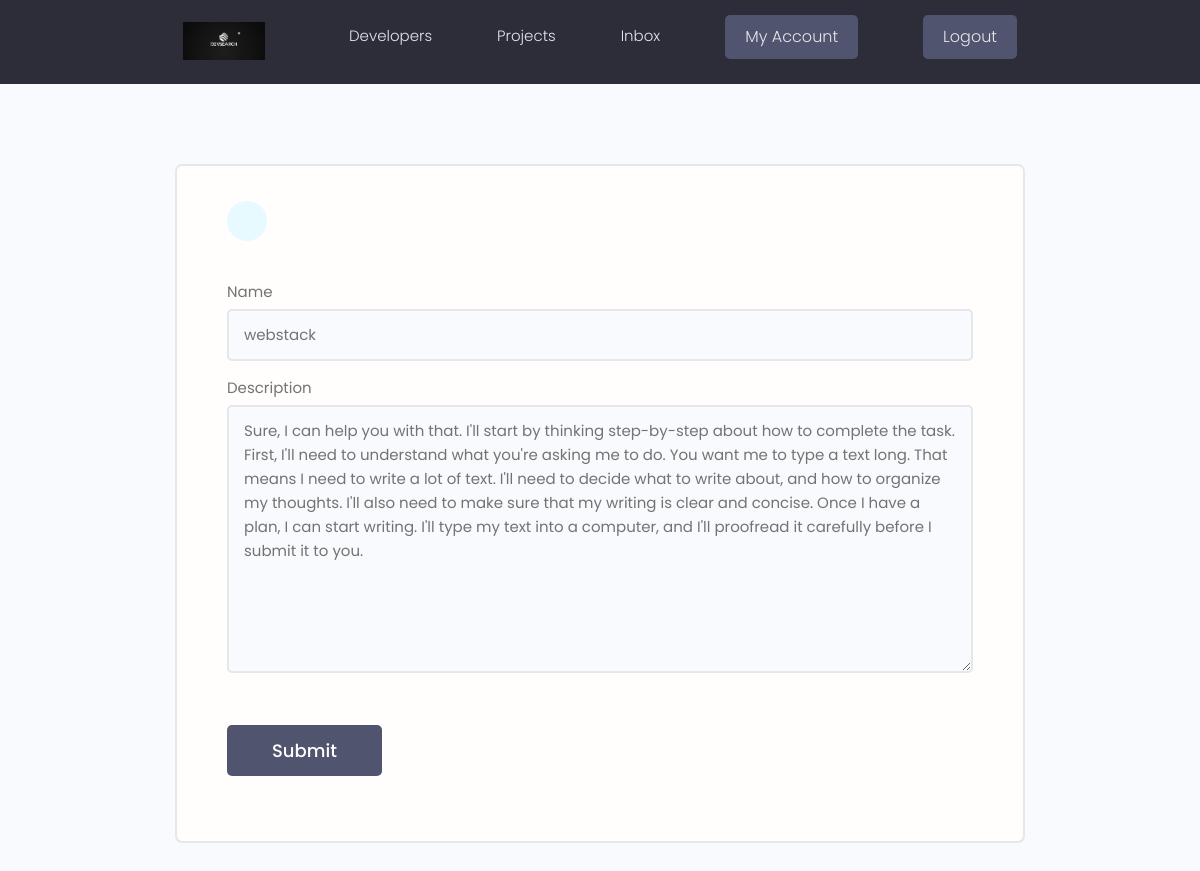
The page /update-skill/d0e0a65e-8fb0-4319-a8b9-5b67b82617d7/ (signed in) on the database its author committed.
### users/models.py (models this page shows, shortened)
class Skill(models.Model):
    owner = models.ForeignKey(Profile, on_delete=models.CASCADE, null=True, blank=True)
    name = models.CharField(max_length=200, blank=True, null=True)
    description = models.TextField(null=True, blank=True)
    created = models.DateTimeField(auto_now_add=True)
    id = models.UUIDField(default=uuid.uuid4, unique=True, primary_key=True, editable=False)

### users/views.py (the view)
# urls.py: path('update-skill/<str:pk>/', views.updateSkill, name="update-skill"),
@login_required(login_url='login')
def updateSkill(request,pk):
    profile = request.user.profile
    skill = profile.skill_set.get(id=pk)
    form =SkillForm(instance=skill)
    if request.method =='POST':
        form =SkillForm(request.POST, instance=skill)
        if form .is_valid():
            form.save()
            messages.success(request, 'skill updated success!!')
            return redirect('account')
    context={'form':form}
    return render(request, 'users/skill_form.html', context)

### users/forms.py
class SkillForm(ModelForm):
    class Meta:
        model = Skill
        fields = '__all__'
        exclude = ['owner']
    def __init__(self, *args, **kwargs):
        super(SkillForm, self).__init__(*args, **kwargs)
        for name, field in self.fields.items():
            field.widget.attrs.update({'class': 'input'})

### users/templates/users/skill_form.html (shortened to what this page needs)
{%extends 'main.html' %}
{%block content%}
<main class="formPage my-xl">
    <div class="content-box">
        <div class="formWrapper">
            <a class="backButton" href="{% url 'account' %}"></a>
            <br>
            <form class="form" method="POST" action="">
{%for field in form%}
<div class="form__field">
    <label for="formInput#text">{{field.label}}</label>
    {{field}}
</div>
{% endfor %}
                <input class="btn btn--sub btn--lg  my-md" type="submit" value="Submit" />
            </form>
        </div>
    </div>
</main>
{%endblock%}

### static/styles/app.css (style rules this page uses)
:root { --color-sub: #2d2d39; }
.btn--sub { background-color: var(--color-sub-light); }
.content-box { width: 95%; max-width: 85rem; margin: 0 auto; }
.backButton { background: var(--color-main-light); color: var(--color-main); width: 4rem; height: 4rem; display: flex; align-items: center; justify-content: center; border-radius: 50%; }
.formPage .formWrapper { list-style: none; background: var(--color-white); padding: 3.5rem 5rem; border: 2px solid var(--color-light); border-radius: 0.7rem; }

### static/uikit/styles/modules/_variables.css (style rules this page uses)
:root { --color-main: #5aa5b9; --color-main-light: #e6faff; --color-sub: #3f4156; --color-sub-light: #51546e; --color-sub-lighter: #ededfd; --color-text: #737373; --color-gray: #8b8b8b; --color-light: #e5e7eb; --color-light-gray: #767676; --color-bg: #f8fafd; --color-white: #fffefd; --color-white-light: #f3f3f3; --color-success: #359e64; --color-success-bg: #def8e8; --color-error: #fc4b0b; --color-error-bg: #fff2ee; --font-base: 'Poppins', arial, helvetica, 'Segoe UI', roboto, ubuntu, sans-serif; --font-monospace: 'Fira Code', 'Courier New', courier, monospace; --font-regular: 300; --font-medium: 500; --font-bold: 700; --generic-shadow: 1px 1px 5px #00000010; --generic-transition: all 0.3s ease-in-out; }

### static/uikit/styles/modules/_base.css (style rules this page uses)
* { margin: 0; padding: 0; box-sizing: border-box; text-rendering: optimizeLegibility; color: inherit; font-size: inherit; }
html { font-size: 50%; }
@media only screen and (min-width: 480px) { html { font-size: 56.25%; } }
@media only screen and (min-width: 1200px) { html { font-size: 62.5%; } }
body { line-height: 1.6; font-weight: 400; font-size: 1.5rem; color: var(--color-text); background-color: var(--color-bg); min-height: 100vh; }

### static/uikit/styles/modules/_typography.css (style rules this page uses)
* { font-family: var(--font-base); }
a { padding-bottom: 2px; text-decoration: none; display: inline-block; color: var(--color-main); font-weight: var(--font-medium); }

### static/uikit/styles/modules/_utilities.css (style rules this page uses)
.my-md { margin: 3rem auto; }
.my-xl { margin: 8rem auto; }

### static/uikit/styles/modules/_button.css (style rules this page uses)
.btn { display: inline-block; position: relative; cursor: pointer; background-color: var(--color-light); font-weight: var(--font-medium); color: var(--color-sub); text-decoration: none; padding: 1rem 2rem; border-radius: 0.5rem; border: none; width: -webkit-fit-content; width: -moz-fit-content; width: fit-content; height: -webkit-fit-content; height: -moz-fit-content; height: fit-content; font-size: 1.6rem; outline-width: 0; outline-color: transparent; -webkit-backface-visibility: hidden; backface-visibility: hidden; transition: all 0.3s ease-in-out; }
.btn--sub { background-color: var(--color-sub); color: var(--color-white); }
.btn--lg { font-size: 1.8rem; padding: 1.2rem 4.5rem; }

### static/uikit/styles/modules/_form.css (style rules this page uses)
.form { display: block; }
.form__field { margin-top: 1.5rem; margin-bottom: 1.5rem; }
.form__label, .form__field > label { display: block; margin-bottom: 0.5rem; color: var(--color-text); }
input.input[type='text'], input.input[type='email'], input.input[type='password'], input.input[type='number'], select.input, textarea.input { min-width: 24rem; width: 100%; padding: 1.2rem 1.5rem; border-radius: 0.5rem; border: 2px solid var(--color-light); transition: all 0.3s ease-in-out; background-color: var(--color-bg); }

### rows shown on the page
Skill: form "webstack" "Sure, I can help you with that. I'll start by thinking step-by-step about how to complete the task. First, I'll need to understand what you're asking me to do. You want me to type a text long. That means I need to write a lot of text. I'll need to decide what to write about, and how to organize my thoughts. I'll also need to make sure that my writing is clear and concise. Once I have a plan, I can start writing. I'll type my text into a computer, and I'll proofread it carefully before I submit it to you."

### other values the page prints
{{ field.label }} "Name" "Description"
